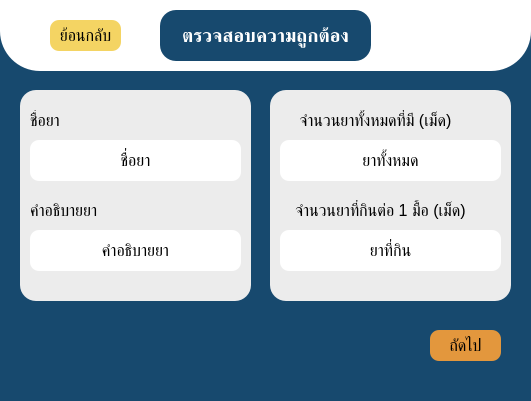
<?xml version="1.0" encoding="UTF-8"?>
<ui version="4.0">
 <class>data_check</class>
 <widget class="QMainWindow" name="data_check">
  <property name="geometry">
   <rect>
    <x>0</x>
    <y>0</y>
    <width>531</width>
    <height>401</height>
   </rect>
  </property>
  <property name="windowTitle">
   <string>ยาแต่ละตัว</string>
  </property>
  <property name="styleSheet">
   <string notr="true">
background-color: rgb(23, 73, 110);</string>
  </property>
  <widget class="QWidget" name="centralwidget">
   <widget class="QFrame" name="frame">
    <property name="geometry">
     <rect>
      <x>0</x>
      <y>-60</y>
      <width>531</width>
      <height>131</height>
     </rect>
    </property>
    <property name="styleSheet">
     <string notr="true">border-radius: 40px;
background-color: rgb(255, 255, 255);</string>
    </property>
    <property name="frameShape">
     <enum>QFrame::StyledPanel</enum>
    </property>
    <property name="frameShadow">
     <enum>QFrame::Raised</enum>
    </property>
    <widget class="QLabel" name="label">
     <property name="geometry">
      <rect>
       <x>160</x>
       <y>70</y>
       <width>211</width>
       <height>51</height>
      </rect>
     </property>
     <property name="font">
      <font>
       <pointsize>14</pointsize>
       <weight>75</weight>
       <bold>true</bold>
      </font>
     </property>
     <property name="styleSheet">
      <string notr="true">border-radius: 16px;
color: rgb(255, 255, 255);
background-color: rgb(23, 73, 110);</string>
     </property>
     <property name="frameShape">
      <enum>QFrame::Box</enum>
     </property>
     <property name="lineWidth">
      <number>1</number>
     </property>
     <property name="text">
      <string>ตรวจสอบความถูกต้อง</string>
     </property>
     <property name="textFormat">
      <enum>Qt::AutoText</enum>
     </property>
     <property name="scaledContents">
      <bool>false</bool>
     </property>
     <property name="alignment">
      <set>Qt::AlignCenter</set>
     </property>
     <property name="wordWrap">
      <bool>true</bool>
     </property>
    </widget>
    <widget class="QPushButton" name="add_back_pushButton">
     <property name="geometry">
      <rect>
       <x>50</x>
       <y>80</y>
       <width>71</width>
       <height>31</height>
      </rect>
     </property>
     <property name="font">
      <font>
       <pointsize>12</pointsize>
      </font>
     </property>
     <property name="styleSheet">
      <string notr="true">border-radius: 9px;
color: rgb(0, 0, 0);
background-color: rgb(244, 212, 99);</string>
     </property>
     <property name="text">
      <string>ย้อนกลับ</string>
     </property>
    </widget>
   </widget>
   <widget class="QFrame" name="frame_2">
    <property name="geometry">
     <rect>
      <x>20</x>
      <y>90</y>
      <width>231</width>
      <height>211</height>
     </rect>
    </property>
    <property name="styleSheet">
     <string notr="true">border-radius: 16px;
background-color: rgb(236, 236, 236);</string>
    </property>
    <property name="frameShape">
     <enum>QFrame::StyledPanel</enum>
    </property>
    <property name="frameShadow">
     <enum>QFrame::Raised</enum>
    </property>
    <widget class="QLabel" name="drugName_label">
     <property name="geometry">
      <rect>
       <x>10</x>
       <y>20</y>
       <width>101</width>
       <height>21</height>
      </rect>
     </property>
     <property name="font">
      <font>
       <pointsize>12</pointsize>
      </font>
     </property>
     <property name="text">
      <string>ชื่อยา</string>
     </property>
    </widget>
    <widget class="QLabel" name="drugDescribe_label">
     <property name="geometry">
      <rect>
       <x>10</x>
       <y>110</y>
       <width>131</width>
       <height>21</height>
      </rect>
     </property>
     <property name="font">
      <font>
       <pointsize>12</pointsize>
      </font>
     </property>
     <property name="text">
      <string>คำอธิบายยา</string>
     </property>
    </widget>
    <widget class="QLabel" name="label_2">
     <property name="geometry">
      <rect>
       <x>10</x>
       <y>50</y>
       <width>211</width>
       <height>41</height>
      </rect>
     </property>
     <property name="font">
      <font>
       <pointsize>12</pointsize>
       <weight>50</weight>
       <bold>false</bold>
      </font>
     </property>
     <property name="styleSheet">
      <string notr="true">border-radius: 9px;
color: rgb(0, 0, 0);
background-color: rgb(255, 255, 255);</string>
     </property>
     <property name="frameShape">
      <enum>QFrame::Box</enum>
     </property>
     <property name="lineWidth">
      <number>1</number>
     </property>
     <property name="text">
      <string>ชื่อยา</string>
     </property>
     <property name="textFormat">
      <enum>Qt::AutoText</enum>
     </property>
     <property name="scaledContents">
      <bool>false</bool>
     </property>
     <property name="alignment">
      <set>Qt::AlignCenter</set>
     </property>
     <property name="wordWrap">
      <bool>true</bool>
     </property>
    </widget>
    <widget class="QLabel" name="label_3">
     <property name="geometry">
      <rect>
       <x>10</x>
       <y>140</y>
       <width>211</width>
       <height>41</height>
      </rect>
     </property>
     <property name="font">
      <font>
       <pointsize>12</pointsize>
       <weight>50</weight>
       <bold>false</bold>
      </font>
     </property>
     <property name="styleSheet">
      <string notr="true">border-radius: 9px;
color: rgb(0, 0, 0);
background-color: rgb(255, 255, 255);</string>
     </property>
     <property name="frameShape">
      <enum>QFrame::Box</enum>
     </property>
     <property name="lineWidth">
      <number>1</number>
     </property>
     <property name="text">
      <string>คำอธิบายยา</string>
     </property>
     <property name="textFormat">
      <enum>Qt::AutoText</enum>
     </property>
     <property name="scaledContents">
      <bool>false</bool>
     </property>
     <property name="alignment">
      <set>Qt::AlignCenter</set>
     </property>
     <property name="wordWrap">
      <bool>true</bool>
     </property>
    </widget>
   </widget>
   <widget class="QFrame" name="frame_3">
    <property name="geometry">
     <rect>
      <x>270</x>
      <y>90</y>
      <width>241</width>
      <height>211</height>
     </rect>
    </property>
    <property name="styleSheet">
     <string notr="true">border-radius: 16px;
background-color: rgb(236, 236, 236);</string>
    </property>
    <property name="frameShape">
     <enum>QFrame::StyledPanel</enum>
    </property>
    <property name="frameShadow">
     <enum>QFrame::Raised</enum>
    </property>
    <widget class="QLabel" name="drugAll_label">
     <property name="geometry">
      <rect>
       <x>-20</x>
       <y>20</y>
       <width>251</width>
       <height>21</height>
      </rect>
     </property>
     <property name="font">
      <font>
       <pointsize>12</pointsize>
      </font>
     </property>
     <property name="text">
      <string>จำนวนยาทั้งหมดที่มี (เม็ด)</string>
     </property>
     <property name="alignment">
      <set>Qt::AlignCenter</set>
     </property>
    </widget>
    <widget class="QLabel" name="drugOne_label">
     <property name="geometry">
      <rect>
       <x>-20</x>
       <y>110</y>
       <width>261</width>
       <height>21</height>
      </rect>
     </property>
     <property name="font">
      <font>
       <pointsize>12</pointsize>
      </font>
     </property>
     <property name="text">
      <string>จำนวนยาที่กินต่อ 1 มื้อ (เม็ด)</string>
     </property>
     <property name="alignment">
      <set>Qt::AlignCenter</set>
     </property>
    </widget>
    <widget class="QLabel" name="label_4">
     <property name="geometry">
      <rect>
       <x>10</x>
       <y>50</y>
       <width>221</width>
       <height>41</height>
      </rect>
     </property>
     <property name="font">
      <font>
       <pointsize>12</pointsize>
       <weight>50</weight>
       <bold>false</bold>
      </font>
     </property>
     <property name="styleSheet">
      <string notr="true">border-radius: 9px;
color: rgb(0, 0, 0);
background-color: rgb(255, 255, 255);</string>
     </property>
     <property name="frameShape">
      <enum>QFrame::Box</enum>
     </property>
     <property name="lineWidth">
      <number>1</number>
     </property>
     <property name="text">
      <string>ยาทั้งหมด</string>
     </property>
     <property name="textFormat">
      <enum>Qt::AutoText</enum>
     </property>
     <property name="scaledContents">
      <bool>false</bool>
     </property>
     <property name="alignment">
      <set>Qt::AlignCenter</set>
     </property>
     <property name="wordWrap">
      <bool>true</bool>
     </property>
    </widget>
    <widget class="QLabel" name="label_5">
     <property name="geometry">
      <rect>
       <x>10</x>
       <y>140</y>
       <width>221</width>
       <height>41</height>
      </rect>
     </property>
     <property name="font">
      <font>
       <pointsize>12</pointsize>
       <weight>50</weight>
       <bold>false</bold>
      </font>
     </property>
     <property name="styleSheet">
      <string notr="true">border-radius: 9px;
color: rgb(0, 0, 0);
background-color: rgb(255, 255, 255);</string>
     </property>
     <property name="frameShape">
      <enum>QFrame::Box</enum>
     </property>
     <property name="lineWidth">
      <number>1</number>
     </property>
     <property name="text">
      <string>ยาที่กิน</string>
     </property>
     <property name="textFormat">
      <enum>Qt::AutoText</enum>
     </property>
     <property name="scaledContents">
      <bool>false</bool>
     </property>
     <property name="alignment">
      <set>Qt::AlignCenter</set>
     </property>
     <property name="wordWrap">
      <bool>true</bool>
     </property>
    </widget>
   </widget>
   <widget class="QPushButton" name="next_pushButton">
    <property name="geometry">
     <rect>
      <x>430</x>
      <y>330</y>
      <width>71</width>
      <height>31</height>
     </rect>
    </property>
    <property name="font">
     <font>
      <pointsize>12</pointsize>
     </font>
    </property>
    <property name="styleSheet">
     <string notr="true">border-radius: 9px;
color: rgb(0, 0, 0);
background-color: rgb(227, 151, 61);</string>
    </property>
    <property name="text">
     <string>ถัดไป</string>
    </property>
   </widget>
  </widget>
 </widget>
 <resources/>
 <connections/>
</ui>
